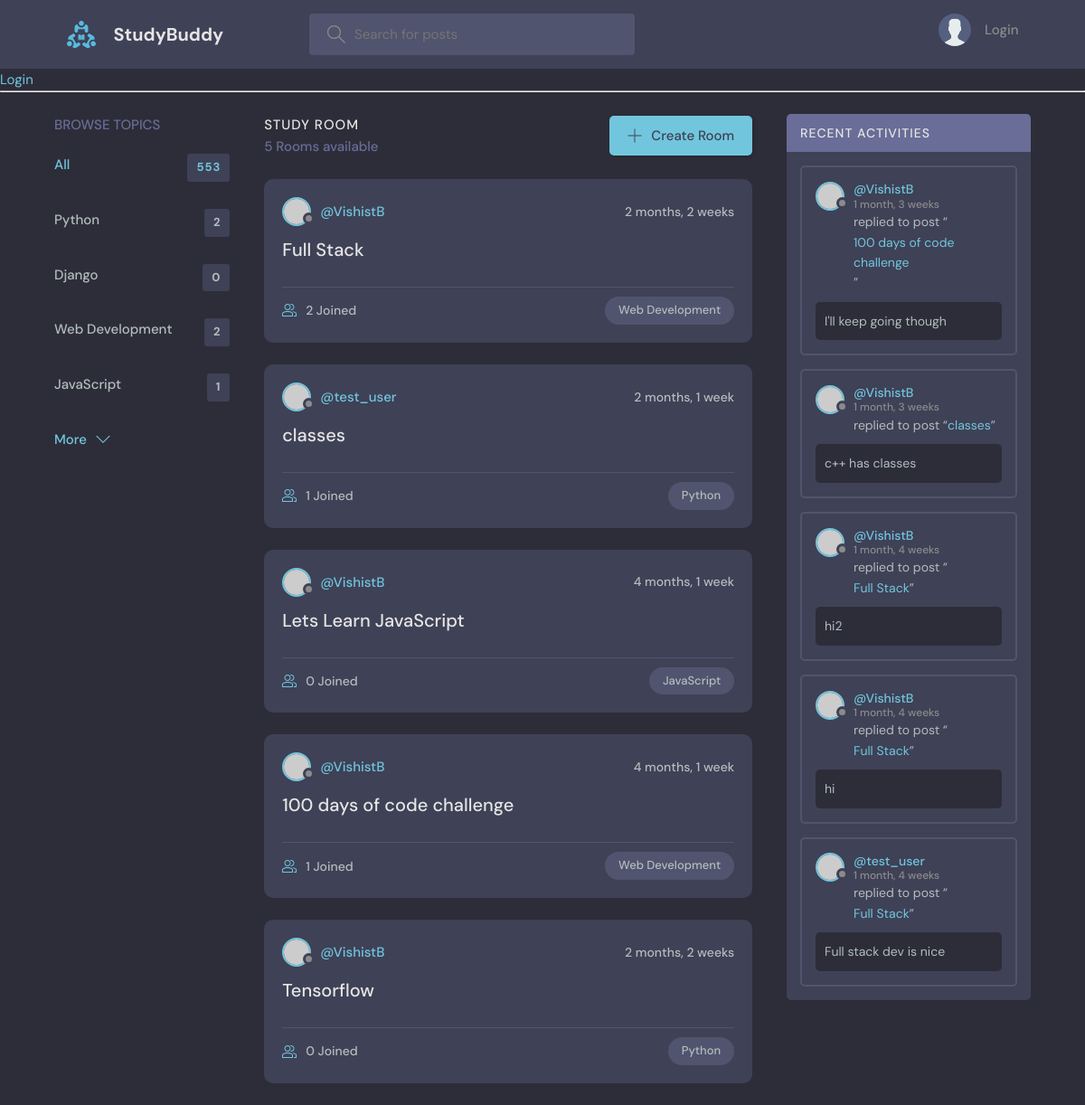
Before: / with the older database file.
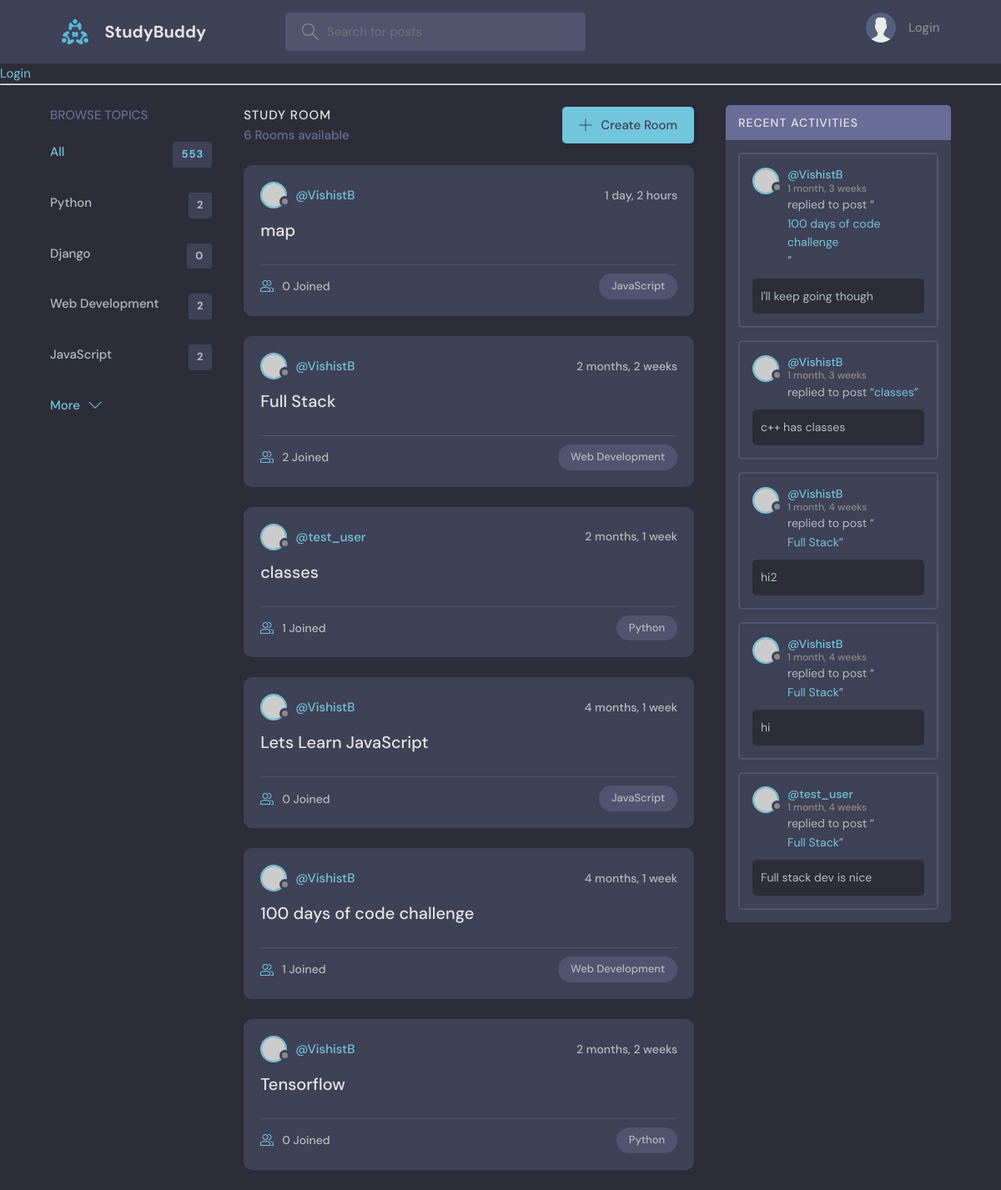
After: the same page with the newer database file.
### base/models.py (models this page shows, shortened)
class Topic(models.Model):
    name = models.CharField(max_length=200)

class Room(models.Model):
    host = models.ForeignKey(User, on_delete=models.SET_NULL, null=True)
    topic= models.ForeignKey(Topic, on_delete=models.SET_NULL, null=True)
    name=models.CharField(max_length=200)
    description= models.TextField(null=True,blank=True)
    participants=models.ManyToManyField(User, related_name='participants', blank=True)
    updated=models.DateTimeField(auto_now=True)
    created=models.DateTimeField(auto_now_add=True)
    class Meta:
        ordering = ['-updated', 'created']
    def __str__(self):
        return self.name

class Message(models.Model):
    user = models.ForeignKey(User, on_delete=models.CASCADE)
    room = models.ForeignKey(Room, on_delete=models.CASCADE)
    body = models.TextField()
    updated=models.DateTimeField(auto_now=True)
    created=models.DateTimeField(auto_now_add=True)
    class Meta:
        ordering = ['-updated', 'created']

### base/views.py (the view)
# urls.py: path('',views.home, name="home"),
def home(request):
    q = request.GET.get('q') if request.GET.get('q')!=None else ''
    rooms=Room.objects.filter(Q(topic__name__icontains=q)|Q(name__icontains=q)|Q(description__icontains=q))
    topics=Topic.objects.all()
    room_count=rooms.count()
    room_messages= Message.objects.filter(Q(room__topic__name__icontains=q))
    context={'rooms':rooms, 'topics':topics, 'room_count':room_count, 'room_messages': room_messages}
    return render(request, 'base/home.html', context)

### base/templates/base/home.html (shortened to what this page needs)
{% extends 'main.html' %}
{% block content%}
    <main class="layout layout--3">
      <div class="container">
        {% include 'base/topics_components.html' %}
        <div class="roomList">
          <div class="roomList__header">
            <div>
              <h2>Study Room</h2>
              <p>{{rooms.count}} Rooms available</p>
            </div>
            <a class="btn btn--main" href="{% url 'create-room' %}">
              <svg version="1.1" xmlns="http://www.w3.org/2000/svg" width="32" height="32" viewBox="0 0 32 32">
                <title>add</title>
                <path
                  d="M16.943 0.943h-1.885v14.115h-14.115v1.885h14.115v14.115h1.885v-14.115h14.115v-1.885h-14.115v-14.115z"
                ></path>
              </svg>
              Create Room
            </a>
          </div>
          {% include 'base/feed_component.html' %}
        </div>
        {% include 'base/activity_component.html' %}
      </div>
    </main>
{% endblock %}

### base/templates/base/topics_components.html
<div class="topics">
    <div class="topics__header">
      <h2>Browse Topics</h2>
    </div>
    <ul class="topics__list">
      <li>
        <a href="{% url 'home' %}" class="active">All <span>553</span></a>
      </li>
      {% for topic in topics %}
      <li>
        <a href="{% url 'home' %}?q={{topic.name}}">{{topic.name}}<span>{{topic.room_set.all.count}}</span></a>
      </li>
      {% endfor %}
    </ul>
    <a class="btn btn--link" href="topics.html">
      More
      <svg version="1.1" xmlns="http://www.w3.org/2000/svg" width="32" height="32" viewBox="0 0 32 32">
        <title>chevron-down</title>
        <path d="M16 21l-13-13h-3l16 16 16-16h-3l-13 13z"></path>
      </svg>
    </a>
  </div>

### base/templates/base/feed_component.html (shortened to what this page needs)
{% for room in rooms %}
<div class="roomListRoom">
    <div class="roomListRoom__header">
      <a href="{% url 'user-profile' room.host.id %}" class="roomListRoom__author">
        <div class="avatar avatar--small">
          <img src="https://randomuser.me/api/portraits/women/11.jpg" />
        </div>
        <span>@{{room.host.username}}</span>
      </a>
      <div class="roomListRoom__actions">
        <span>{{room.created|timesince}}</span>
      </div>
    </div>
    <div class="roomListRoom__content">
      <a href="{% url 'room' room.id%}">{{room.name}}</a>
    </div>
    <div class="roomListRoom__meta">
      <a href="{% url 'room' room.id%}" class="roomListRoom__joined">
        {{room.participants.all.count}} Joined
      </a>
      <p class="roomListRoom__topic">{{room.topic.name}}</p>
    </div>
  </div>
{% endfor %}

### base/templates/base/activity_component.html (shortened to what this page needs)
<div class="activities">
    <div class="activities__header">
      <h2>Recent Activities</h2>
    </div>
    {% for message in room_messages %}
    <div class="activities__box">
      <div class="activities__boxHeader roomListRoom__header">
        <a href="{% url 'user-profile' message.user.id%}" class="roomListRoom__author">
          <div class="avatar avatar--small">
            <img src="https://randomuser.me/api/portraits/women/11.jpg" />
          </div>
          <p>
            @{{message.user}}
            <span>{{message.created|timesince}}</span>
          </p>
        </a>
      </div>
      <div class="activities__boxContent">
        <p>replied to post “<a href="{% url 'room' message.room.id %}">{{message.room}}</a>”</p>
        <div class="activities__boxRoomContent">
          {{message.body}}
        </div>
      </div>
    </div>
    {% endfor %}
  </div>

Changed rows visible on the page:
computed for Topic "JavaScript": room_set.all.count "1" → "2"
added Room: host.username "VishistB", created "1 day, 2 hours", name "map", participants.all.count "0", topic.name "JavaScript"
Other visible differences:
{{ rooms.count }}: "5" → "6"
